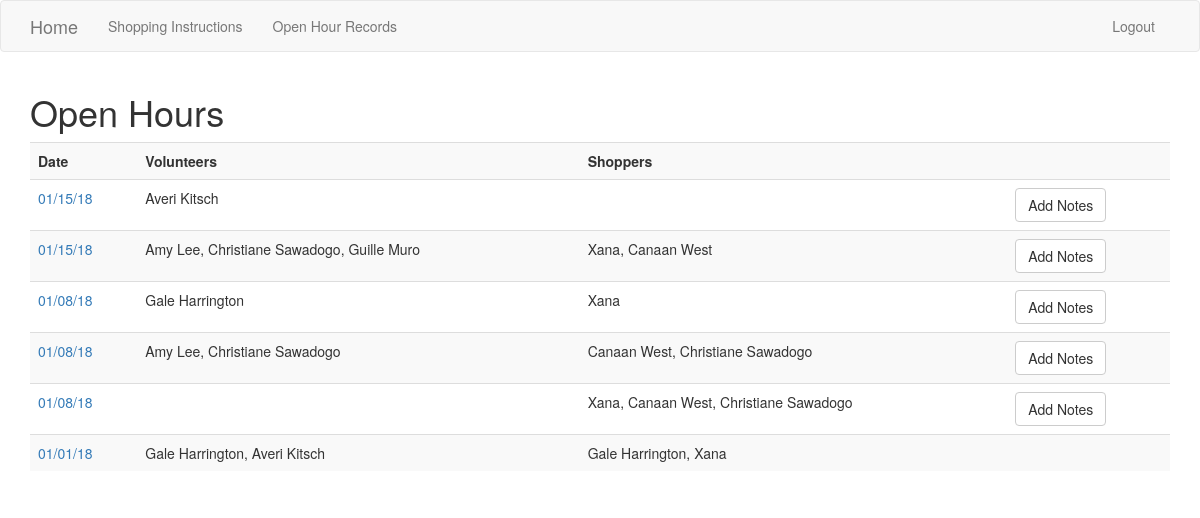
The app's page /openhours/ (signed in), older data.
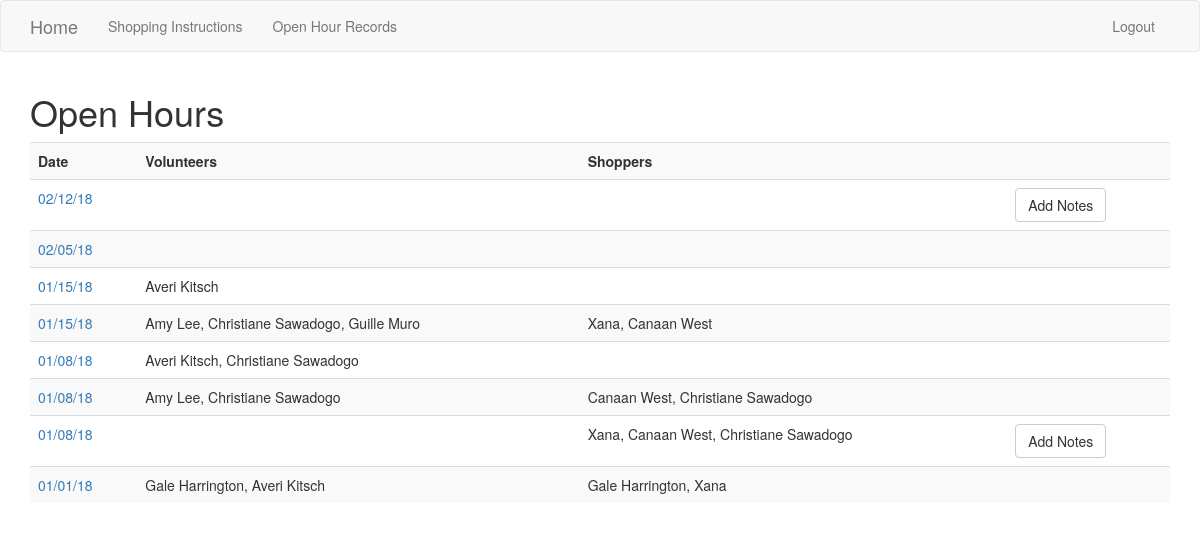
The same page, newer data.
### app/models.py (models this page shows, shortened)
class Openhour(db.Model):
    id = db.Column(db.Integer(), primary_key=True)
    date = db.Column(db.DateTime(), unique=True)
    posted = db.Column(db.Boolean)
    volunteers = db.relationship('Volunteer', secondary=openhour_volunteers, backref='openhourvols', lazy='dynamic')
    shoppers = db.relationship('Volunteer', secondary=openhour_shoppers, backref='openhourshoppers', lazy='dynamic' )
    notes = db.relationship('Note', backref='openhournotes', lazy=True)

class Volunteer(db.Model):
    id = db.Column(db.Integer(), primary_key=True)
    name = db.Column(db.String(100), unique=True)
    role = db.Column(db.String(50))
    email = db.Column(db.String(255), nullable=False)
    active = db.Column(db.Boolean)
    openhours = db.relationship('Openhour', secondary=openhour_volunteers, backref='ohvolunteers', lazy='subquery')
    openhour_shoppers = db.relationship('Openhour', secondary=openhour_shoppers, backref='ohshoppers', lazy='subquery')
    notes = db.relationship('Note', backref='openhour', lazy=True)

### app/openhours/views.py (the view)
@openhours_blueprint.route('/')
@user_logged_in
def index():
    openhours = Openhour.query.order_by(Openhour.date.desc()).all()
    next_month = calendar.month_name[(datetime.datetime.now() + relativedelta(months=+1)).month]
    if openhours:
        return render_template('openhours.html', openhours=openhours, next_month=next_month)
    else:
        msg = 'No Open Hours Found'
        return render_template('openhours.html', msg=msg, next_month=next_month)

### app/login_helpers.py (called while the page is built)
def user_logged_in(f):
    @wraps(f)
    def wrap(*args, **kwargs):
        if 'user' in session:
            return f(*args, **kwargs)
        else:
            flash('Please log in to see this page', 'danger')
            return redirect(url_for('user_login'))
    return wrap

### app/openhours/templates/openhours.html (shortened to what this page needs)
{% extends 'layout.html' %}
{% block body %}
  <h1>Open Hours</h1>
  <table class="table table-striped">
    <tr>
      <th>Date</th>
      <th>Volunteers</th>
      <th>Shoppers</th>
      <th></th>
    </tr>
    {% for openhour in openhours %}
      <tr>
        <td><a href="{{openhour.id}}">{{ openhour.date.strftime('%m/%d/%y') }}</a></td>
        <td>
          {% for volunteer in openhour.volunteers %}
            <span> {{volunteer.name}}{{ "," if not loop.last }}</span>
          {% endfor %}
        </td>
        <td>
          {% for shopper in openhour.shoppers %}
            <span>{{shopper.name}}{{ "," if not loop.last }}</span>
          {% endfor %}
        </td>
        {% if not openhour.notes %}
          <td><a class="btn btn-default" href="{{ url_for('openhours.new_notes', id=openhour.id)}}">Add Notes</a></td>
        {% else %}
          <td></td>
        {% endif %}
    </tr>
  {% endfor %}
  </table>
{% endblock %}

### app/templates/layout.html (shortened to what this page needs)
<!DOCTYPE html>
<html>
  <head>
    <link rel="stylesheet" href="https://maxcdn.bootstrapcdn.com/bootstrap/3.3.7/css/bootstrap.min.css"/>
  </head>
  <body>
    {% include 'includes/_navbar.html' %}
    <div class="container">
      {% block body %}{% endblock %}
    </div>
  </body>
</html>

### app/templates/includes/_navbar.html (shortened to what this page needs)
<nav class="navbar navbar-default">
  <div class="container">
    <div class="navbar-header">
      {% if session.user %}
        <a class="navbar-brand" href="{{url_for('index')}}">Home</a>
      {% else %}
        <a class="navbar-brand" href="/">Home</a>
      {% endif %}
    </div>
    <div class="collapse navbar-collapse" id="myNavbar">
      <ul class="nav navbar-nav">
        {% if session.user %}
          {% if session.user == 'admin' %}
            <li class="dropdown">
              <a class="dropdown-toggle" data-toggle="dropdown" href="#">Open Hours <span class="caret"></span></a>
              <ul class="dropdown-menu">
                <li><a href="/openhours/new">Add Open Hour</a></li>
                <li><a href="/openhours">View Open Hours</a></li>
              </ul>
            </li>
            <li class="dropdown">
              <a class="dropdown-toggle" data-toggle="dropdown" href="#">Volunteers <span class="caret"></span></a>
              <ul class="dropdown-menu">
                <li><a href="/volunteers/new">Add Volunteer</a></li>
                <li><a href="/volunteers">View Volunteers</a></li>
              </ul>
            </li>
            <li><a href="{{url_for('users.edit_user')}}">Login Info</a></li>
          {% else %}
            <li><a href="https://docs.google.com/document/d/17S1J38XKbvkRQOvcZAKYqpKLYm06IPEtpzHZ89bEA9o/edit?ts=5a428d41">Shopping Instructions</a></li>
            <li><a class="nav navbar-nav" href="{{url_for('openhours.index')}}">Open Hour Records</a></li>
          {% endif %}
        {% endif %}
      </ul>
      <ul class="nav navbar-nav navbar-right">
        {% if session.user %}
          <li><a href="/logout">Logout</a></li>
        {% else %}
          <li><a href="/users/login">Login</a></li>
        {% endif %}
      </ul>
    </div>
  </div>
</nav>

Row changes from the older to the newer data that the page shows:
added Openhour: date "02/12/18"
added Openhour: date "02/05/18"
changed Openhour (number 3 of 8 on the later page): no longer shows "Add Notes"
changed Openhour (number 4 of 8 on the later page): no longer shows "Add Notes"
changed Openhour (number 5 of 8 on the later page): gains Volunteer (name "Averi Kitsch", last ","); gains Volunteer (name "Christiane Sawadogo", last ","); loses Volunteer (name "Gale Harrington", last ","); loses Volunteer (name "Xana", last ","); no longer shows "Add Notes"
changed Openhour (number 6 of 8 on the later page): no longer shows "Add Notes"
